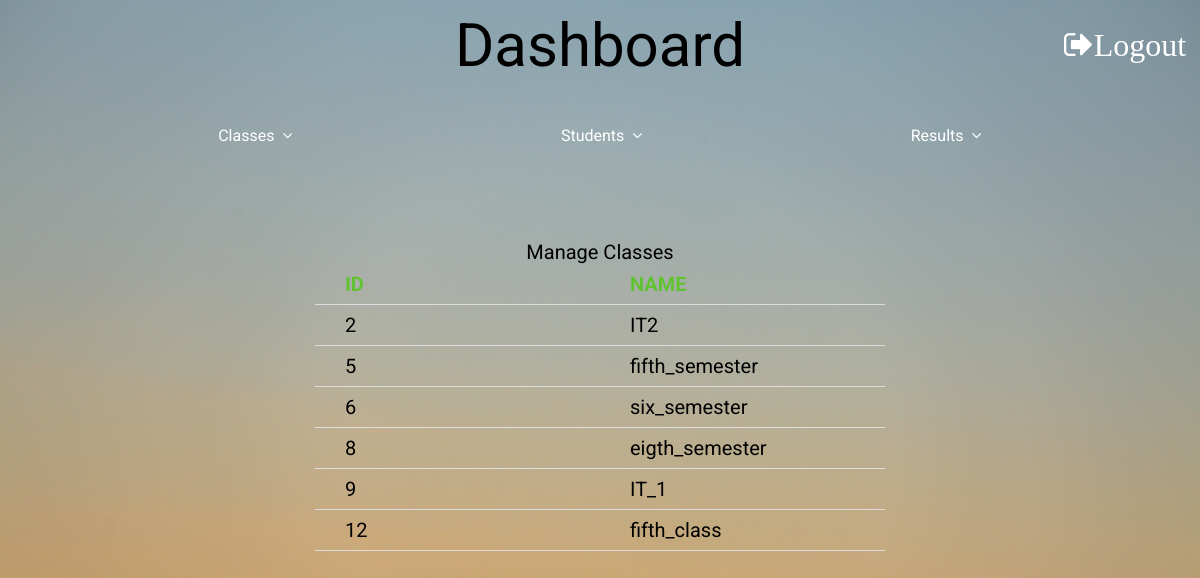
The page /manage_classes.php (signed in) on the database its author committed.
### tables this page shows
CREATE TABLE `class` (
  `name` varchar(30) NOT NULL,
  `id` int(3) NOT NULL
);

### manage_classes.php (the view, shortened to what this page needs)
<!DOCTYPE html>
<html lang="en">
<head>
    <link rel="stylesheet" href="css/home.css">
    <link rel="stylesheet" href="./css/font-awesome-4.7.0/css/font-awesome.css">
    <link rel="stylesheet" type='text/css' href="css/manage.css">
</head>
<body>
    <div class="title">
        <a href="dashboard.php"><img src="./images/logo1.png" alt="" class="logo"></a>
        <span class="heading">Dashboard</span>
        <a href="logout.php" style="color: white"><span class="fa fa-sign-out fa-2x">Logout</span></a>
    </div>
    <div class="nav">
        <ul>
            <li class="dropdown" onclick="toggleDisplay('1')">
                <a href="" class="dropbtn">Classes &nbsp
                    <span class="fa fa-angle-down"></span>
                </a>
            </li>
            <li class="dropdown" onclick="toggleDisplay('2')">
                <a href="#" class="dropbtn">Students &nbsp
                    <span class="fa fa-angle-down"></span>
                </a>
            </li>
            <li class="dropdown" onclick="toggleDisplay('3')">
                <a href="#" class="dropbtn">Results &nbsp
                    <span class="fa fa-angle-down"></span>
                </a>
            </li>
        </ul>
    </div>
    <div class="main">
        <?php
            include('session.php');
            $sql = "SELECT `name`, `id` FROM `class`";
            $result = mysqli_query($conn, $sql);
            if (mysqli_num_rows($result) > 0) {
               echo "<table>
                <caption>Manage Classes </caption>
                <tr>
                <th>ID</th>
                <th>NAME</th>
                </tr>";
                while($row = mysqli_fetch_array($result))
                  {
                  echo "<tr>";
                  echo "<td>" . $row['id'] . "</td>";
                  echo "<td>" . $row['name'] . "</td>";
                  echo "</tr>";
                  }
                echo "</table>";
            } else {
                echo "0 results";
            }
        ?>
    </div>
</body>
</html>

### css/home.css (style rules this page uses)
body { margin: 0; font-family: 'Roboto', sans-serif; background-image: url("result11.jpg"); background-repeat: no-repeat; background-size:100% 140% ; width:100%; height:100%; z-index:-1; }
.title { display: grid; grid-template-rows: 50px; grid-template-columns: 150px 1fr 150px; align-items: center; padding: 20px 0; text-align: center; }
.heading { font-size: 60px; }
.main { display: grid; align-items: center; font-size: 20px; padding-top: 80px; }
ul { list-style-type: none; margin: 20px 0 0 0; padding: 0; display: flex; overflow: hidden; justify-content: space-evenly; }
li a,.dropbtn { display: inline-block; text-decoration: none; color: white; height: 40px; display: flex; align-items: center; padding: 5px 50px; }
li.dropdown { display: inline-block; }

### css/manage.css (style rules this page uses)
.main { display: grid; justify-content: center; padding: 30px; }
.main table { margin: 50px auto; }
.main table, th, td { border-collapse: collapse; text-align: left; table-layout: fixed; padding: 8px 30px; width: 50%; }
.main th { color: #61c232; }
th, td { border-bottom: 1px solid #ddd; }

### rows shown on the page
class: id "2", name "IT2"
class: id "5", name "fifth_semester"
class: id "6", name "six_semester"
class: id "8", name "eigth_semester"
class: id "9", name "IT_1"
class: id "12", name "fifth_class"
